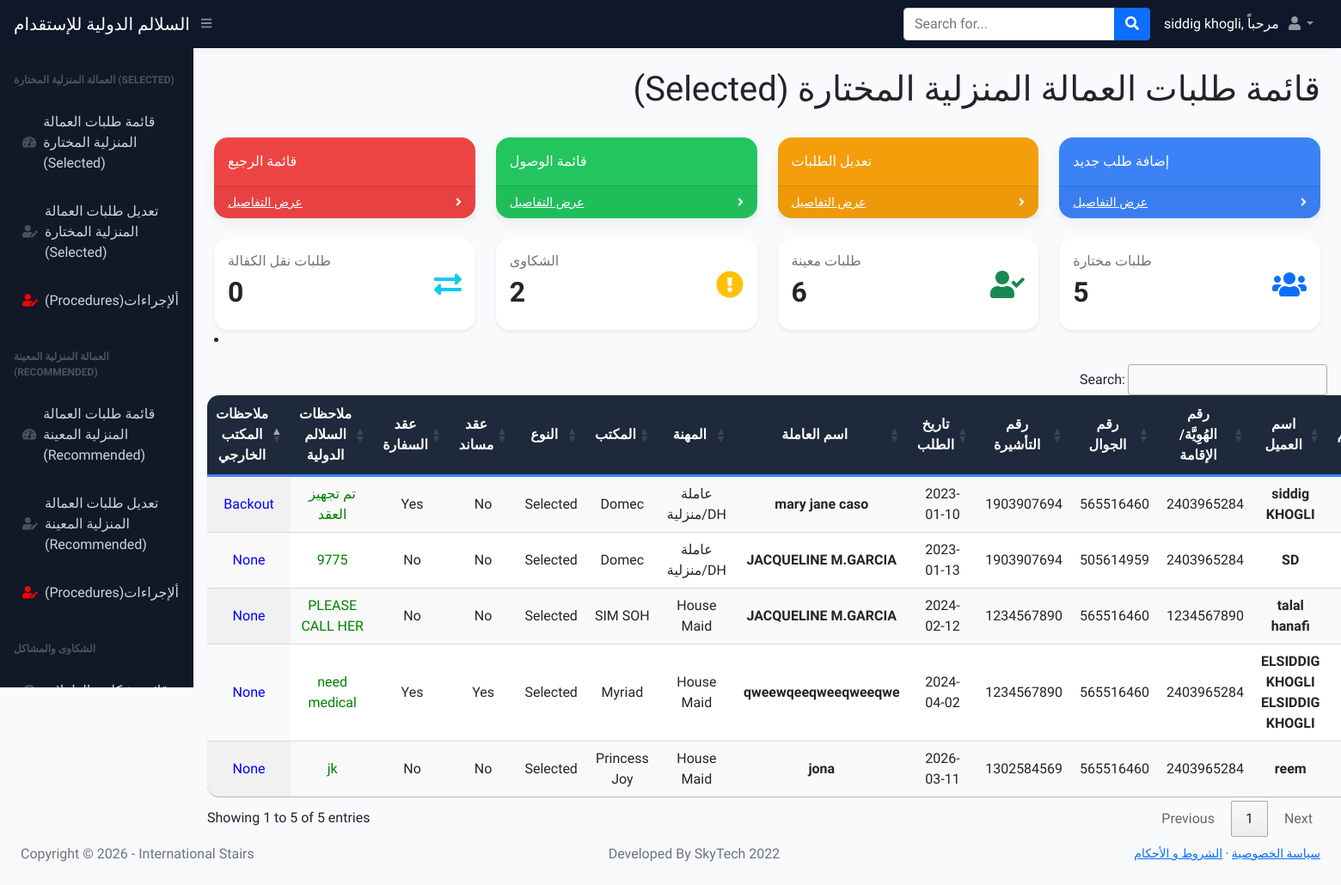
Before: /index.html (signed in) with the older database file.
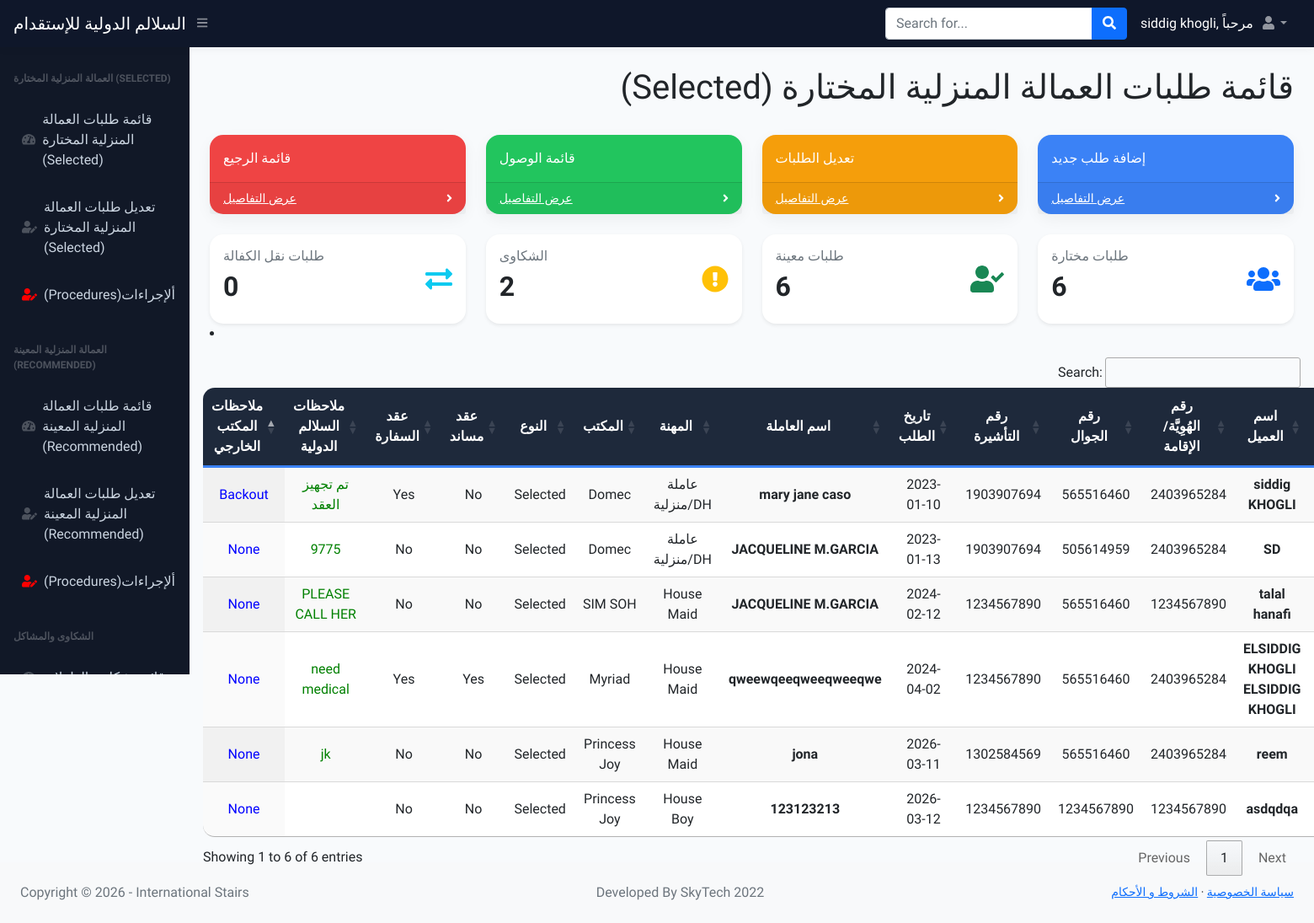
After: the same page with the newer database file.
### main.py (models this page shows)
class Users(db.Model):
    __tablename__ = "users"
    id = db.Column(db.Integer, primary_key=True)
    name = db.Column(db.String(250), nullable=False)
    nid_or_iqama = db.Column(db.BIGINT, nullable=False)
    contact_No = db.Column(db.BIGINT, nullable=False)
    visa = db.Column(db.BIGINT, nullable=False)
    request_date = db.Column(db.Date, nullable=False)
    worker_name = db.Column(db.String(250), nullable=False)
    type = db.Column(db.String(250), nullable=False)
    agency = db.Column(db.String(250), nullable=False)
    selected_or_recommended = db.Column(db.String(250), nullable=False)
    musaned = db.Column(db.String(250), nullable=False)
    embassy_contract = db.Column(db.String(250), nullable=False)
    shipment_date = db.Column(db.Date, nullable=True)
    medical = db.Column(db.String(500), nullable=True)
    mmr_vaccine = db.Column(db.String(500), nullable=True)
    owwa = db.Column(db.String(500), nullable=True)
    tesda = db.Column(db.String(500), nullable=True)
    biometric = db.Column(db.String(500), nullable=True)
    stamping = db.Column(db.String(500), nullable=True)
    oec = db.Column(db.String(500), nullable=True)
    ticket = db.Column(db.String(500), nullable=True)
    deployment_date = db.Column(db.String(500), nullable=True)  # Salalim Remarks
    status = db.Column(db.String(1000), nullable=True)

### main.py (the view)
@app.route("/index.html")
@login_required
def home():
    all_users = Users.query.all()          # طلبات مختارة Selected
    all_nominates = Nominated.query.all()  # طلبات معينة Recommended
    all_transfers = Transfer.query.all()   # طلبات نقل الكفالة
    all_complaints = Complaint.query.all() # شكاوى
    selected_count = len(all_users)        # كل الطلبات في Users تعتبر Selected
    recommended_count = len(all_nominates) # كل الطلبات في Nominated تعتبر Recommended
    complaints_count = len(all_complaints) # كل الشكاوى
    transfer_count = len(all_transfers)    # كل طلبات نقل الكفالة
    return render_template(
        "index.html",
        users=all_users,
        name=current_user.name,
        logged_in=True,
        selected_count=selected_count,
        recommended_count=recommended_count,
        complaints_count=complaints_count,
        transfer_count=transfer_count
    )

### main.py (called while the page is built)
@login_manager.user_loader
def load_user(user_id):
    return User.query.get(int(user_id))

### templates/index.html (shortened to what the changed rows need)
<!DOCTYPE html>
<html lang="en">
   {%include "header.html"%}
    <body class="sb-nav-fixed">
    <head>
</head>
        <div id="layoutSidenav">
            <div id="layoutSidenav_content">
                <main>
                    <div class="container-fluid px-4">
                        <h1 class="mt-4" style="text-align:right"> (Selected) قائمة طلبات العمالة المنزلية المختارة </h1>
                        <br>
                        <div class="row">
                        </div>
        <div class="row g-4">
 <div class="col-xl-3 col-md-6">
        <div class="card p-3 shadow-sm h-100">
            <div class="d-flex justify-content-between align-items-center">
                <div>
                    <h2 class="fw-bold">{{ transfer_count }}</h2>
                </div>
            </div>
        </div>
    </div>
<div class="col-xl-3 col-md-6">
        <div class="card p-3 shadow-sm h-100">
            <div class="d-flex justify-content-between align-items-center">
                <div>
                    <h2 class="fw-bold">{{ complaints_count }}</h2>
                </div>
            </div>
        </div>
    </div>
<div class="col-xl-3 col-md-6">
        <div class="card p-3 shadow-sm h-100">
            <div class="d-flex justify-content-between align-items-center">
                <div>
                    <h2 class="fw-bold">{{ recommended_count }}</h2>
                </div>
            </div>
        </div>
    </div>
<div class="col-xl-3 col-md-6">
        <div class="card p-3 shadow-sm h-100">
            <div class="d-flex justify-content-between align-items-center">
                <div>
                    <h6 class="text-muted">طلبات مختارة</h6>
                    <h2 class="fw-bold">{{ selected_count }}</h2>
                </div>
            </div>
        </div>
    </div>
</div>
               <li class="nav-item dropdown">
                </li>
                            </div>
                            <div class="card-body">
                                <table id="datatablesSimple" class="display" style="width:100%">
                                    <thead>
                                        <tr>
                                            <th style="text-align:center;">ملاحظات المكتب الخارجي </th>
                                            <th style="text-align:center;">ملاحظات السلالم الدولية</th>
                                             <th style="text-align:center;">عقد السفارة</th>
                                             <th style="text-align:center;">عقد مساند</th>
                                            <th style="text-align:center;">النوع</th>
                                            <th style="text-align:center;">المكتب</th>
                                            <th style="text-align:center;">المهنة</th>
                                            <th style="text-align:center;">اسم العاملة</th>
                                            <th style="text-align:center;">تاريخ الطلب </th>
                                            <th style="text-align:center;">رقم التأشيرة</th>
                                            <th style="text-align:center;">رقم الجوال</th>
                                            <th style="text-align:center;">رقم الهُوِيَّة/الإقامة</th>
                                             <th style="text-align:center;">اسم العميل</th>
                                            <th style="text-align:center;">الرقم</th>
                                        </tr>
                                    </thead>
                                    <tbody>
                                        {% for user in users %}
                                          <tr>
                                            <td style="text-align:center; color:blue">{{user.status}}</td>
                                              <td style="text-align:center; color:green;">{{user.deployment_date}}</td>
                                            <td style="text-align:center;">{{user.embassy_contract}}</td>
                                            <td style="text-align:center;">{{user.musaned}}  </td>
                                            <td style="text-align:center;">{{user.selected_or_recommended}}</td>
                                            <td style="text-align:center;">{{user.agency}}</td>
                                            <td style="text-align:center;">{{user.type}}</td>
                                             <td style="text-align:center;"><b>{{user.worker_name}}</b></td>
                                             <td style="text-align:center;">{{user.request_date}}</td>
                                             <td style="text-align:center;">{{user.visa}}</td>
                                             <td style="text-align:center;">{{user.contact_No}}</td>
                                            <td style="text-align:center;">{{user.nid_or_iqama}}</td>
                                             <td style="text-align:center;"><b>{{user.name}}</b></td>
                                            <td style="text-align:center;">{{user.id}}</td>
                                        </tr>
                                        {% endfor %}
                                    </tbody>
                                </table>
                            </div>
                        </div>
                    </div>
<br>
    </body>
</html>

Changed rows visible on the page:
added Users: status "None", embassy_contract "No", musaned "No", selected_or_recommended "Selected", agency "Princess Joy", type "House Boy", worker_name "123123213", request_date "2026-03-12", visa "1234567890", contact_No "1234567890", nid_or_iqama "1234567890", name "asdqdqa"
Other visible differences:
{{ selected_count }}: "5" → "6"
text written by a page script: "Search: Showing 1 to 5 of 5 entries Previous 1 Next" → "Search: Showing 1 to 6 of 6 entries Previous 1 Next"
